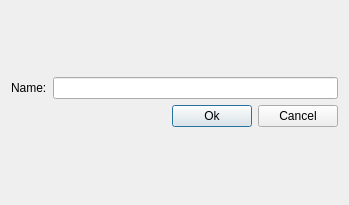
<?xml version="1.0" encoding="UTF-8"?>
<ui version="4.0">
 <class>Dialog</class>
 <widget class="QDialog" name="Dialog">
  <property name="geometry">
   <rect>
    <x>0</x>
    <y>0</y>
    <width>349</width>
    <height>205</height>
   </rect>
  </property>
  <property name="windowTitle">
   <string>Dialog</string>
  </property>
  <layout class="QVBoxLayout" name="verticalLayout_2">
   <item>
    <layout class="QVBoxLayout" name="verticalLayout">
     <item>
      <layout class="QHBoxLayout" name="horizontalLayout">
       <item>
        <widget class="QLabel" name="label">
         <property name="text">
          <string>Name:</string>
         </property>
         <property name="buddy">
          <cstring>lineEdit</cstring>
         </property>
        </widget>
       </item>
       <item>
        <widget class="QLineEdit" name="lineEdit"/>
       </item>
      </layout>
     </item>
     <item>
      <layout class="QHBoxLayout" name="horizontalLayout_2">
       <item>
        <spacer name="horizontalSpacer">
         <property name="orientation">
          <enum>Qt::Horizontal</enum>
         </property>
         <property name="sizeHint" stdset="0">
          <size>
           <width>40</width>
           <height>20</height>
          </size>
         </property>
        </spacer>
       </item>
       <item>
        <widget class="QPushButton" name="pushButton">
         <property name="text">
          <string>Ok</string>
         </property>
        </widget>
       </item>
       <item>
        <widget class="QPushButton" name="pushButton_2">
         <property name="text">
          <string>Cancel</string>
         </property>
        </widget>
       </item>
      </layout>
     </item>
    </layout>
   </item>
  </layout>
 </widget>
 <tabstops>
  <tabstop>lineEdit</tabstop>
  <tabstop>pushButton</tabstop>
  <tabstop>pushButton_2</tabstop>
 </tabstops>
 <resources/>
 <connections>
  <connection>
   <sender>pushButton</sender>
   <signal>clicked()</signal>
   <receiver>Dialog</receiver>
   <slot>accept()</slot>
   <hints>
    <hint type="sourcelabel">
     <x>236</x>
     <y>117</y>
    </hint>
    <hint type="destinationlabel">
     <x>324</x>
     <y>118</y>
    </hint>
   </hints>
  </connection>
  <connection>
   <sender>pushButton_2</sender>
   <signal>clicked()</signal>
   <receiver>Dialog</receiver>
   <slot>close()</slot>
   <hints>
    <hint type="sourcelabel">
     <x>316</x>
     <y>117</y>
    </hint>
    <hint type="destinationlabel">
     <x>324</x>
     <y>118</y>
    </hint>
   </hints>
  </connection>
 </connections>
</ui>
